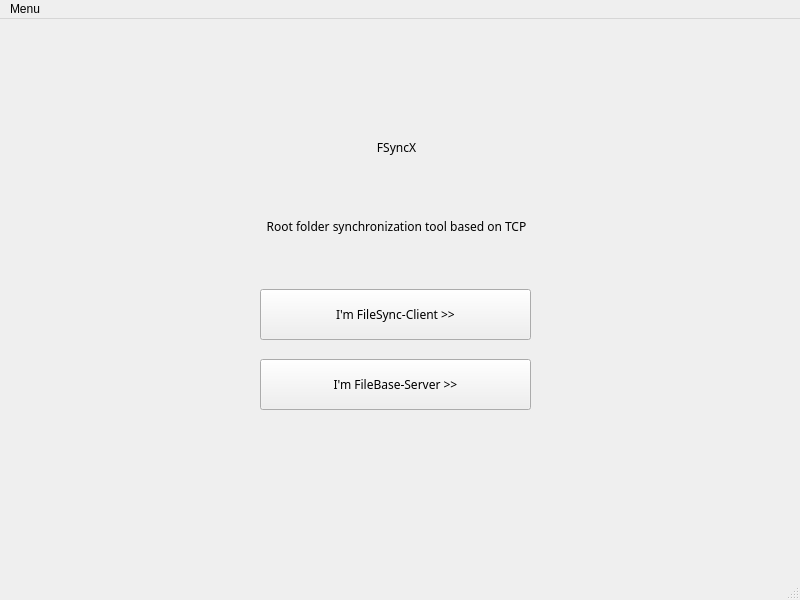
<?xml version="1.0" encoding="UTF-8"?>
<ui version="4.0">
 <class>MainWindow</class>
 <widget class="QMainWindow" name="MainWindow">
  <property name="geometry">
   <rect>
    <x>0</x>
    <y>0</y>
    <width>800</width>
    <height>600</height>
   </rect>
  </property>
  <property name="minimumSize">
   <size>
    <width>400</width>
    <height>300</height>
   </size>
  </property>
  <property name="windowTitle">
   <string>FSyncX</string>
  </property>
  <property name="styleSheet">
   <string notr="true"/>
  </property>
  <widget class="QWidget" name="centralwidget">
   <widget class="QStackedWidget" name="APPPage">
    <property name="geometry">
     <rect>
      <x>20</x>
      <y>10</y>
      <width>771</width>
      <height>541</height>
     </rect>
    </property>
    <property name="font">
     <font>
      <family>Fira Code</family>
     </font>
    </property>
    <property name="currentIndex">
     <number>0</number>
    </property>
    <widget class="QWidget" name="HomePage">
     <widget class="QWidget" name="layoutWidget">
      <property name="geometry">
       <rect>
        <x>121</x>
        <y>82</y>
        <width>511</width>
        <height>151</height>
       </rect>
      </property>
      <layout class="QGridLayout" name="LOGO_2">
       <item row="0" column="0">
        <widget class="QLabel" name="LOGO_T">
         <property name="styleSheet">
          <string notr="true">font: 64pt &quot;Ink Free&quot;;
</string>
         </property>
         <property name="text">
          <string>FSyncX</string>
         </property>
         <property name="alignment">
          <set>Qt::AlignCenter</set>
         </property>
        </widget>
       </item>
       <item row="1" column="0">
        <widget class="QLabel" name="LOGO_S">
         <property name="styleSheet">
          <string notr="true">font: 12pt &quot;Gabriola&quot;;</string>
         </property>
         <property name="text">
          <string>Root folder synchronization tool based on TCP</string>
         </property>
         <property name="alignment">
          <set>Qt::AlignCenter</set>
         </property>
        </widget>
       </item>
      </layout>
     </widget>
     <widget class="QPushButton" name="btnFileBase">
      <property name="geometry">
       <rect>
        <x>240</x>
        <y>330</y>
        <width>271</width>
        <height>51</height>
       </rect>
      </property>
      <property name="styleSheet">
       <string notr="true">font: 9pt &quot;Fira Code&quot;;</string>
      </property>
      <property name="text">
       <string>I'm FileBase-Server &gt;&gt;</string>
      </property>
     </widget>
     <widget class="QPushButton" name="btnFileSync">
      <property name="geometry">
       <rect>
        <x>240</x>
        <y>260</y>
        <width>271</width>
        <height>51</height>
       </rect>
      </property>
      <property name="styleSheet">
       <string notr="true">font: 9pt &quot;Fira Code&quot;;</string>
      </property>
      <property name="text">
       <string>I'm FileSync-Client &gt;&gt;</string>
      </property>
     </widget>
    </widget>
    <widget class="QWidget" name="SyncPage">
     <widget class="QGroupBox" name="Quick">
      <property name="geometry">
       <rect>
        <x>10</x>
        <y>390</y>
        <width>361</width>
        <height>111</height>
       </rect>
      </property>
      <property name="title">
       <string>Quick</string>
      </property>
      <widget class="QPushButton" name="BtnOpenSyncPath">
       <property name="geometry">
        <rect>
         <x>10</x>
         <y>20</y>
         <width>341</width>
         <height>81</height>
        </rect>
       </property>
       <property name="text">
        <string>Open Sync PATH</string>
       </property>
      </widget>
     </widget>
     <widget class="QGroupBox" name="Debug">
      <property name="geometry">
       <rect>
        <x>380</x>
        <y>40</y>
        <width>381</width>
        <height>461</height>
       </rect>
      </property>
      <property name="title">
       <string>Dubug</string>
      </property>
      <widget class="QTextBrowser" name="TBrwSyncDebug">
       <property name="geometry">
        <rect>
         <x>20</x>
         <y>20</y>
         <width>351</width>
         <height>431</height>
        </rect>
       </property>
      </widget>
     </widget>
     <widget class="QProgressBar" name="PBarCommon">
      <property name="geometry">
       <rect>
        <x>-10</x>
        <y>530</y>
        <width>791</width>
        <height>20</height>
       </rect>
      </property>
      <property name="font">
       <font>
        <family>Fira Code</family>
       </font>
      </property>
      <property name="value">
       <number>50</number>
      </property>
      <property name="textVisible">
       <bool>false</bool>
      </property>
     </widget>
     <widget class="QGroupBox" name="ConfigGBox">
      <property name="geometry">
       <rect>
        <x>10</x>
        <y>40</y>
        <width>361</width>
        <height>351</height>
       </rect>
      </property>
      <property name="title">
       <string>Config</string>
      </property>
      <widget class="QProgressBar" name="PBarSyncConfig">
       <property name="geometry">
        <rect>
         <x>-30</x>
         <y>40</y>
         <width>411</width>
         <height>301</height>
        </rect>
       </property>
       <property name="font">
        <font>
         <family>Fira Code</family>
        </font>
       </property>
       <property name="value">
        <number>1</number>
       </property>
       <property name="textVisible">
        <bool>false</bool>
       </property>
       <property name="orientation">
        <enum>Qt::Vertical</enum>
       </property>
       <property name="invertedAppearance">
        <bool>true</bool>
       </property>
      </widget>
      <widget class="QGroupBox" name="Sync">
       <property name="geometry">
        <rect>
         <x>0</x>
         <y>230</y>
         <width>361</width>
         <height>101</height>
        </rect>
       </property>
       <property name="title">
        <string>Sync</string>
       </property>
       <widget class="QPushButton" name="BtnStartSync">
        <property name="geometry">
         <rect>
          <x>10</x>
          <y>20</y>
          <width>341</width>
          <height>81</height>
         </rect>
        </property>
        <property name="text">
         <string>Start Sync</string>
        </property>
       </widget>
      </widget>
      <widget class="QGroupBox" name="Connect">
       <property name="geometry">
        <rect>
         <x>0</x>
         <y>110</y>
         <width>361</width>
         <height>101</height>
        </rect>
       </property>
       <property name="title">
        <string>Connect</string>
       </property>
       <widget class="QPushButton" name="BtnConnectToFBase">
        <property name="geometry">
         <rect>
          <x>10</x>
          <y>50</y>
          <width>341</width>
          <height>31</height>
         </rect>
        </property>
        <property name="text">
         <string>Connect to FBase - Server</string>
        </property>
       </widget>
       <widget class="QLineEdit" name="LEditIP">
        <property name="geometry">
         <rect>
          <x>10</x>
          <y>20</y>
          <width>241</width>
          <height>21</height>
         </rect>
        </property>
        <property name="text">
         <string>192.168.1.5</string>
        </property>
       </widget>
       <widget class="QLineEdit" name="LEditPort">
        <property name="geometry">
         <rect>
          <x>260</x>
          <y>20</y>
          <width>91</width>
          <height>21</height>
         </rect>
        </property>
        <property name="text">
         <string>8888</string>
        </property>
       </widget>
      </widget>
      <widget class="QGroupBox" name="SyncPath">
       <property name="geometry">
        <rect>
         <x>0</x>
         <y>20</y>
         <width>361</width>
         <height>81</height>
        </rect>
       </property>
       <property name="title">
        <string>SyncPath</string>
       </property>
       <widget class="QPushButton" name="BtnChoseSyncPath">
        <property name="geometry">
         <rect>
          <x>260</x>
          <y>32</y>
          <width>91</width>
          <height>41</height>
         </rect>
        </property>
        <property name="text">
         <string>ChosePath</string>
        </property>
       </widget>
       <widget class="QTextBrowser" name="TBrwSyncPath">
        <property name="geometry">
         <rect>
          <x>10</x>
          <y>30</y>
          <width>241</width>
          <height>41</height>
         </rect>
        </property>
        <property name="html">
         <string>&lt;!DOCTYPE HTML PUBLIC &quot;-//W3C//DTD HTML 4.0//EN&quot; &quot;http://www.w3.org/TR/REC-html40/strict.dtd&quot;&gt;
&lt;html&gt;&lt;head&gt;&lt;meta name=&quot;qrichtext&quot; content=&quot;1&quot; /&gt;&lt;style type=&quot;text/css&quot;&gt;
p, li { white-space: pre-wrap; }
&lt;/style&gt;&lt;/head&gt;&lt;body style=&quot; font-family:'Fira Code'; font-size:9pt; font-weight:400; font-style:normal;&quot;&gt;
&lt;p style=&quot; margin-top:0px; margin-bottom:0px; margin-left:0px; margin-right:0px; -qt-block-indent:0; text-indent:0px;&quot;&gt;NO PATH CHOOSE..&lt;/p&gt;&lt;/body&gt;&lt;/html&gt;</string>
        </property>
       </widget>
      </widget>
     </widget>
     <widget class="QLabel" name="PageLOGO_2">
      <property name="geometry">
       <rect>
        <x>10</x>
        <y>-10</y>
        <width>751</width>
        <height>51</height>
       </rect>
      </property>
      <property name="styleSheet">
       <string notr="true">font: 20pt &quot;Segoe Print&quot;;</string>
      </property>
      <property name="text">
       <string>FileSync- Client</string>
      </property>
      <property name="alignment">
       <set>Qt::AlignCenter</set>
      </property>
     </widget>
     <zorder>ConfigGBox</zorder>
     <zorder>Quick</zorder>
     <zorder>Debug</zorder>
     <zorder>PBarCommon</zorder>
     <zorder>PageLOGO_2</zorder>
    </widget>
    <widget class="QWidget" name="BasePage">
     <widget class="QGroupBox" name="Quick_2">
      <property name="geometry">
       <rect>
        <x>10</x>
        <y>390</y>
        <width>361</width>
        <height>111</height>
       </rect>
      </property>
      <property name="title">
       <string>Quick</string>
      </property>
      <widget class="QPushButton" name="BtnOpenBasePath">
       <property name="geometry">
        <rect>
         <x>10</x>
         <y>20</y>
         <width>341</width>
         <height>81</height>
        </rect>
       </property>
       <property name="text">
        <string>Open Base PATH</string>
       </property>
      </widget>
     </widget>
     <widget class="QGroupBox" name="ConfigGBox_2">
      <property name="geometry">
       <rect>
        <x>10</x>
        <y>40</y>
        <width>361</width>
        <height>351</height>
       </rect>
      </property>
      <property name="title">
       <string>Config</string>
      </property>
      <widget class="QProgressBar" name="PBarBaseConfig">
       <property name="geometry">
        <rect>
         <x>-30</x>
         <y>40</y>
         <width>411</width>
         <height>301</height>
        </rect>
       </property>
       <property name="font">
        <font>
         <family>Fira Code</family>
        </font>
       </property>
       <property name="value">
        <number>1</number>
       </property>
       <property name="textVisible">
        <bool>false</bool>
       </property>
       <property name="orientation">
        <enum>Qt::Vertical</enum>
       </property>
       <property name="invertedAppearance">
        <bool>true</bool>
       </property>
      </widget>
      <widget class="QGroupBox" name="groupBox_4">
       <property name="geometry">
        <rect>
         <x>0</x>
         <y>230</y>
         <width>361</width>
         <height>101</height>
        </rect>
       </property>
       <property name="title">
        <string>On Sever Listen</string>
       </property>
       <widget class="QPushButton" name="BtnStartListen">
        <property name="geometry">
         <rect>
          <x>10</x>
          <y>20</y>
          <width>341</width>
          <height>71</height>
         </rect>
        </property>
        <property name="text">
         <string>Start Listen</string>
        </property>
       </widget>
      </widget>
      <widget class="QGroupBox" name="groupBox_5">
       <property name="geometry">
        <rect>
         <x>0</x>
         <y>110</y>
         <width>361</width>
         <height>101</height>
        </rect>
       </property>
       <property name="title">
        <string>GetHost</string>
       </property>
       <widget class="QPushButton" name="pushButton_7">
        <property name="geometry">
         <rect>
          <x>250</x>
          <y>50</y>
          <width>101</width>
          <height>31</height>
         </rect>
        </property>
        <property name="text">
         <string>Share IP</string>
        </property>
       </widget>
       <widget class="QLineEdit" name="LEditServerPort">
        <property name="geometry">
         <rect>
          <x>260</x>
          <y>20</y>
          <width>91</width>
          <height>21</height>
         </rect>
        </property>
        <property name="text">
         <string>8888</string>
        </property>
       </widget>
       <widget class="QTextBrowser" name="TBrwServerHost">
        <property name="geometry">
         <rect>
          <x>10</x>
          <y>20</y>
          <width>241</width>
          <height>21</height>
         </rect>
        </property>
        <property name="html">
         <string>&lt;!DOCTYPE HTML PUBLIC &quot;-//W3C//DTD HTML 4.0//EN&quot; &quot;http://www.w3.org/TR/REC-html40/strict.dtd&quot;&gt;
&lt;html&gt;&lt;head&gt;&lt;meta name=&quot;qrichtext&quot; content=&quot;1&quot; /&gt;&lt;style type=&quot;text/css&quot;&gt;
p, li { white-space: pre-wrap; }
&lt;/style&gt;&lt;/head&gt;&lt;body style=&quot; font-family:'Fira Code'; font-size:9pt; font-weight:400; font-style:normal;&quot;&gt;
&lt;p style=&quot; margin-top:0px; margin-bottom:0px; margin-left:0px; margin-right:0px; -qt-block-indent:0; text-indent:0px;&quot;&gt;&lt;span style=&quot; font-size:8pt; color:#5f5f5f;&quot;&gt;Click [Refresh IP] to get...&lt;/span&gt;&lt;/p&gt;&lt;/body&gt;&lt;/html&gt;</string>
        </property>
       </widget>
       <widget class="QPushButton" name="BtnGetIP">
        <property name="geometry">
         <rect>
          <x>10</x>
          <y>50</y>
          <width>231</width>
          <height>31</height>
         </rect>
        </property>
        <property name="text">
         <string>Refresh IP</string>
        </property>
       </widget>
      </widget>
      <widget class="QGroupBox" name="groupBox_6">
       <property name="geometry">
        <rect>
         <x>0</x>
         <y>20</y>
         <width>361</width>
         <height>81</height>
        </rect>
       </property>
       <property name="title">
        <string>BasePath</string>
       </property>
       <widget class="QPushButton" name="BtnChoseBasePath">
        <property name="geometry">
         <rect>
          <x>260</x>
          <y>32</y>
          <width>91</width>
          <height>41</height>
         </rect>
        </property>
        <property name="text">
         <string>ChosePath</string>
        </property>
       </widget>
       <widget class="QTextBrowser" name="TBrwBasePath">
        <property name="geometry">
         <rect>
          <x>10</x>
          <y>30</y>
          <width>241</width>
          <height>41</height>
         </rect>
        </property>
        <property name="html">
         <string>&lt;!DOCTYPE HTML PUBLIC &quot;-//W3C//DTD HTML 4.0//EN&quot; &quot;http://www.w3.org/TR/REC-html40/strict.dtd&quot;&gt;
&lt;html&gt;&lt;head&gt;&lt;meta name=&quot;qrichtext&quot; content=&quot;1&quot; /&gt;&lt;style type=&quot;text/css&quot;&gt;
p, li { white-space: pre-wrap; }
&lt;/style&gt;&lt;/head&gt;&lt;body style=&quot; font-family:'Fira Code'; font-size:9pt; font-weight:400; font-style:normal;&quot;&gt;
&lt;p style=&quot; margin-top:0px; margin-bottom:0px; margin-left:0px; margin-right:0px; -qt-block-indent:0; text-indent:0px;&quot;&gt;&lt;span style=&quot; color:#161616;&quot;&gt;NO PATH CHOOSE..&lt;/span&gt;&lt;/p&gt;&lt;/body&gt;&lt;/html&gt;</string>
        </property>
       </widget>
      </widget>
     </widget>
     <widget class="QProgressBar" name="PBarCommon_4">
      <property name="geometry">
       <rect>
        <x>-10</x>
        <y>530</y>
        <width>791</width>
        <height>20</height>
       </rect>
      </property>
      <property name="font">
       <font>
        <family>Fira Code</family>
       </font>
      </property>
      <property name="value">
       <number>50</number>
      </property>
      <property name="textVisible">
       <bool>false</bool>
      </property>
     </widget>
     <widget class="QGroupBox" name="Debug_2">
      <property name="geometry">
       <rect>
        <x>380</x>
        <y>40</y>
        <width>381</width>
        <height>461</height>
       </rect>
      </property>
      <property name="title">
       <string>Dubug</string>
      </property>
      <widget class="QTextBrowser" name="TBrwBaseDebug">
       <property name="geometry">
        <rect>
         <x>10</x>
         <y>20</y>
         <width>361</width>
         <height>431</height>
        </rect>
       </property>
      </widget>
     </widget>
     <widget class="QLabel" name="PageLOGO">
      <property name="geometry">
       <rect>
        <x>10</x>
        <y>-10</y>
        <width>751</width>
        <height>51</height>
       </rect>
      </property>
      <property name="styleSheet">
       <string notr="true">font: 20pt &quot;Segoe Print&quot;;</string>
      </property>
      <property name="text">
       <string>FileBase- Server</string>
      </property>
      <property name="alignment">
       <set>Qt::AlignCenter</set>
      </property>
     </widget>
    </widget>
   </widget>
  </widget>
  <widget class="QMenuBar" name="menubar">
   <property name="geometry">
    <rect>
     <x>0</x>
     <y>0</y>
     <width>800</width>
     <height>22</height>
    </rect>
   </property>
   <widget class="QMenu" name="menuMenu">
    <property name="title">
     <string>Menu</string>
    </property>
    <addaction name="actionBackHome"/>
    <addaction name="separator"/>
    <addaction name="actionHow_to_use"/>
    <addaction name="actionAbout_FSyncx"/>
    <addaction name="separator"/>
    <addaction name="actionCheckUpdate"/>
   </widget>
   <addaction name="menuMenu"/>
  </widget>
  <widget class="QStatusBar" name="statusBar"/>
  <action name="actionHow_to_use">
   <property name="text">
    <string>How to use?</string>
   </property>
  </action>
  <action name="actionAbout_FSyncx">
   <property name="text">
    <string>About FSyncx?</string>
   </property>
  </action>
  <action name="actionCheckUpdate">
   <property name="text">
    <string>CheckUpdate</string>
   </property>
  </action>
  <action name="actionBackHome">
   <property name="text">
    <string>BackHome</string>
   </property>
  </action>
 </widget>
 <resources/>
 <connections/>
</ui>
